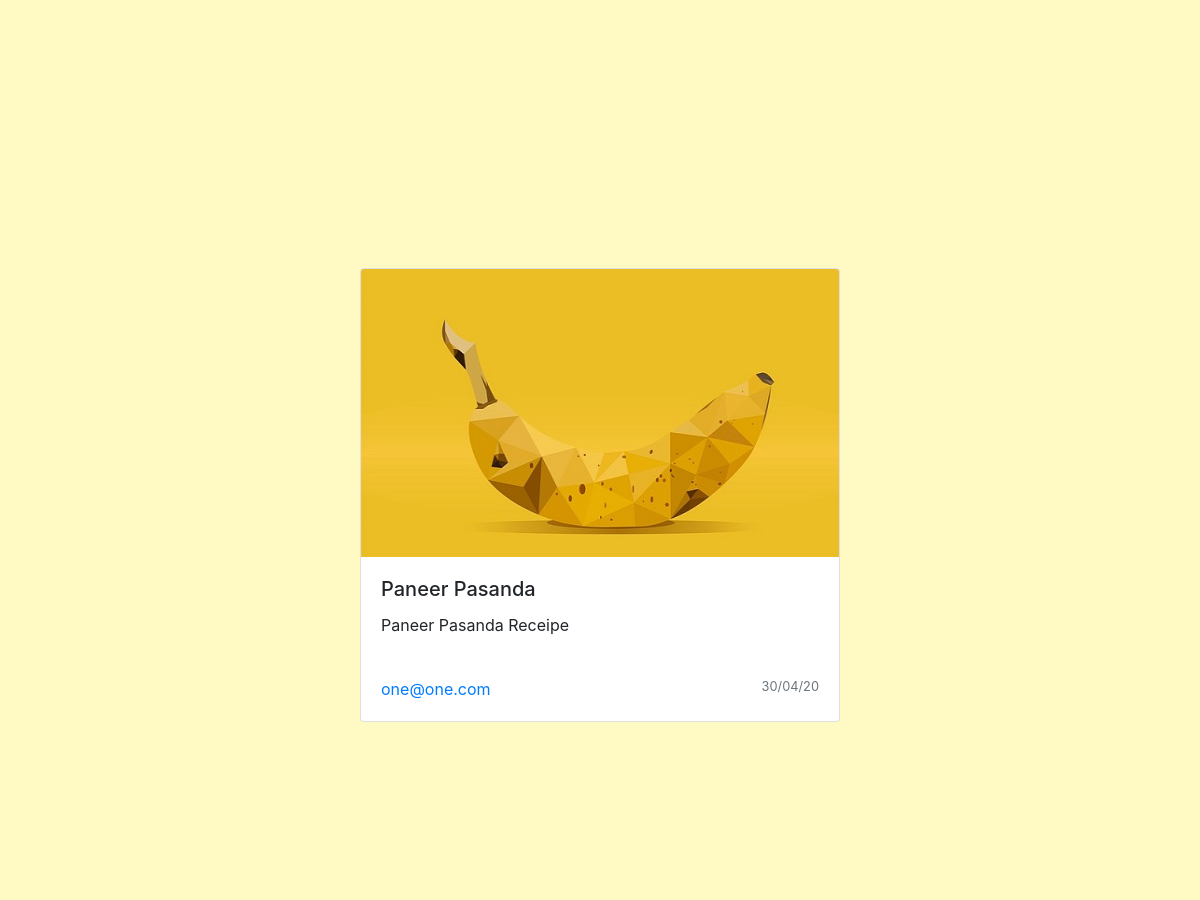
/blogs/view_blogs (signed in, middle part), run on an earlier commit of the app's database.
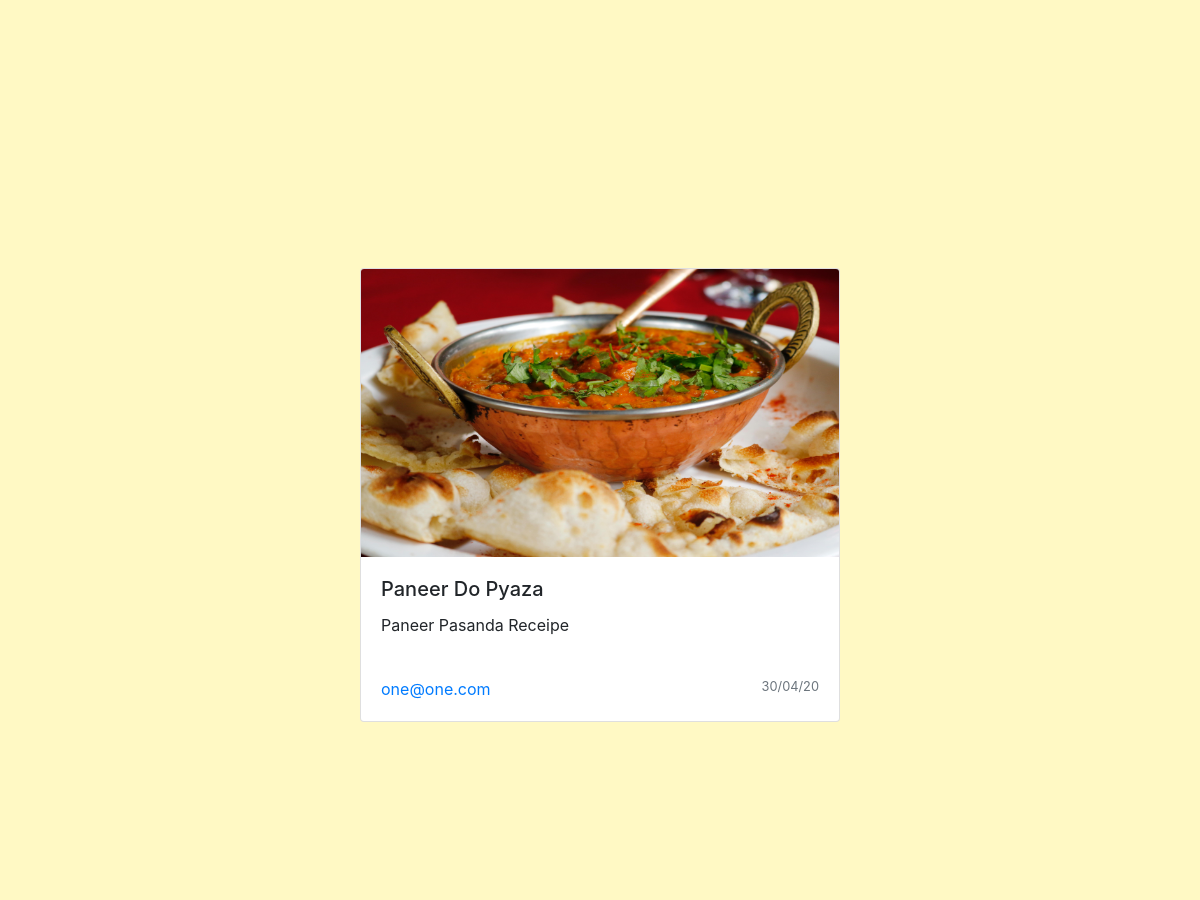
And on a later commit of the database.
### my_project/blogs/models.py (models this page shows, shortened)
class Blog(db.Model):
    __tablename__ = 'blogs'
    id = db.Column(db.Integer, primary_key=True)
    blog_id = db.Column(db.Text)
    dish_name = db.Column(db.String(60), nullable=False)
    dish_receipe = db.Column(db.Text)
    date = db.Column(db.DateTime, nullable=False, default=datetime.utcnow)
    recipe_img = db.Column(db.String(80), nullable=True)
    email = db.Column(db.String(80), db.ForeignKey('users.email'), nullable=False)
    user = db.relationship('User', backref=db.backref('blogs', lazy=True))

### my_project/blogs/view.py (the view)
@blog_bp.route("/view_blogs")
@login_required
def view_blogs():
    blogs_list = Blog.query.order_by(desc(Blog.date)).all()
    return render_template('blogs/view_blogs.html', blogs_list=blogs_list)

### my_project/sign_up/models.py (called while the page is built)
@login_manager.user_loader
def load_user(user_id):
    return User.query.get(user_id)

### my_project/blogs/templates/blogs/view_blogs.html
{% extends "base.html" %} {% block content %} {% for blog in blogs_list %}
<div class="body-container">
    <div class="container-center">
        <div class="card w-50">
            {% if blog.recipe_img == None %}
            <img src="{{url_for('static', filename='images/default.jpg')}}" class=" img-fluid card-img-top"> {% else %}
            <img src="{{url_for('static', filename='images/'+blog.recipe_img)}}" class="img-fluid card-img-top"> {% endif %}
            <div class="card-body">
                <h5 class="card-title">{{blog.dish_name}}</h5>
                <p class="card-text">{{blog.dish_receipe}}</p>
            </div>
            <div class="card-body">
                <div class="row">
                    <div class="col-6">
                        <a href="#" class="card-link">{{blog.email}}</a>
                    </div>
                    <div class="col-6">
                        <p class="card-text card-link text-right"><small class="text-muted">{{blog.date.strftime("%d/%m/%y")}}</small></p>
                    </div>
                </div>
            </div>
        </div>
    </div>
</div>
{% endfor %} {% endblock %}

### my_project/templates/base.html (shortened to what this page needs)
<html lang="en">
<head>
    <link rel="stylesheet" href="https://stackpath.bootstrapcdn.com/bootstrap/4.4.1/css/bootstrap.min.css">
    <link rel="stylesheet" href="{{ url_for('static', filename='css/main.css') }}">
</head>
<body>
    {% block content %}{% endblock %}
</body>
</html>

### my_project/static/css/main.css (style rules this page uses)
:root { --primary_color: #f9a825; --accent_color: #FBC02D; --nav_item_color: white; --nav_item_color_hover: #F57F17; --backgrond_color: #FFF9C4; }
html, body { height: 80%; background-color: var(--backgrond_color); }
.body-container { height: 100%; width: 80%; display: flex; margin-top: 7%; margin-left: 10%; justify-content: center; align-items: center; }
.container-center { height: 100%; width: 100%; display: flex; justify-content: center; align-items: center; }
.card-img-top { height: 288px; background-position: center; background-repeat: no-repeat; }
.card { margin-top: 3%; }

What changed in the data, as far as the page shows it:
changed Blog "Paneer Pasanda Receipe": recipe_img: picture added; dish_name "Paneer Pasanda" → "Paneer Do Pyaza"
